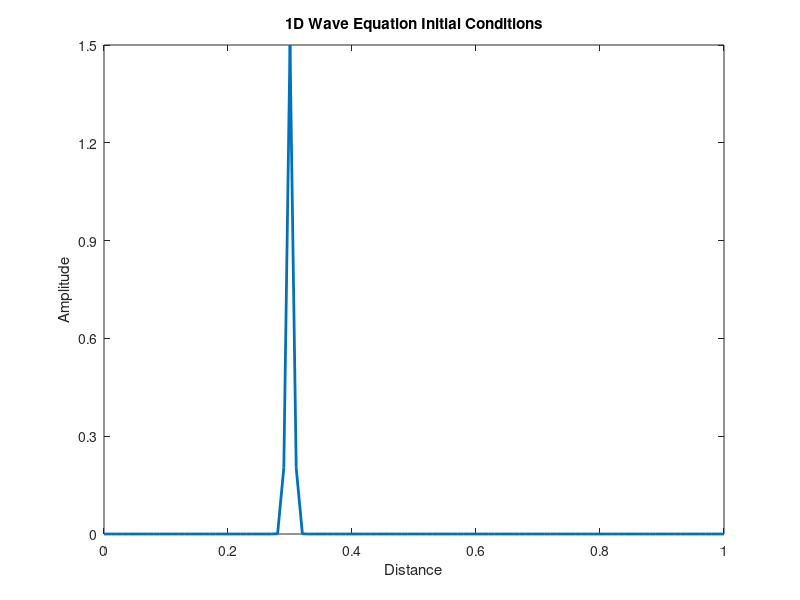
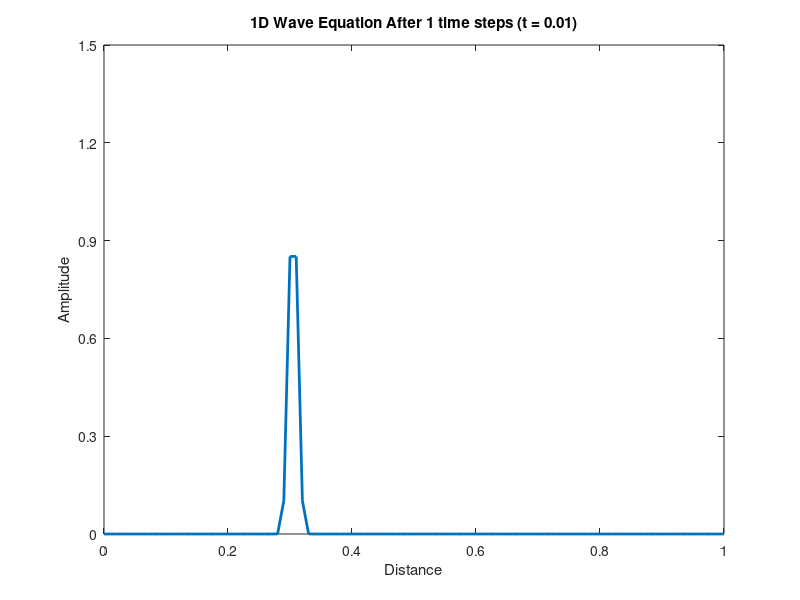

Write MATLAB code to recreate these figures, in order. (Note: this script raises an error after producing the figures.)

% CERI 7104/8104 Data Analysis in Geophysics
%
%
% solve 1D, unidirectional wave equation
%
% @author thgoebel, CERI U of Memphis
% -script modified from Eric Daub, http://www.ceri.memphis.edu/people/egdaub/teaching.html
clear;
close all;

%=======================1==================================================
%             TODO: set these parameters
%==========================================================================
% physical parameters: wave speed
c   = 0.5; %km/s

xmax = 1;
tmax = 1;

% boundary conditions
BC_l = 0;
BC_r = 0;
%%%   initial Gaussian pulse
A0     = 1.5;
loc    = 0.3; %mean
scale  = 0.005; %stdDev
% spatial increment
dx  = 0.01; %km

%----------------------additional params---------------------
% set up spatial grid
nx  = xmax/dx + 1;
a_x = linspace(0, xmax, nx); %spatial vector 

% time discretization
dt_dx = 0.5/c; % ratio between time step and spatial grid size
dt    = dt_dx*dx; % fixed value for dt/dx to ensure numerical stability
a_t   = 0:dt:tmax; %time vector
nt    = length(a_t); %number of time steps

%=======================2==================================================
%                  solve PDE
%==========================================================================
% Initial conditions
a_u    = A0*exp(-(a_x-loc).^2/(2*scale^2)); %initial amplitude profile  

tic; %tic toc keep track of computational time

% initialize amplitude matrix
m_u      = zeros(nx, nt);
a_unew = zeros(nx, 1);  %amplitude profile at new time step

% visualize the initial contitions in a plot before starting time loop
figure;
plot(a_x, a_u, 'LineWidth', 2);
xlabel('Distance' );
ylabel('Amplitude' );
title('1D Wave Equation Initial Conditions');
set(gca,'xlim',[0 1],'ylim',[0 A0]);
set(gca,'xtick',[0 0.2 0.4 0.6 0.8 1],'ytick',[0:.3:A0]); 
%saveas( fig,'hw2_wave_equation_initial_conditions.jpg');
pause(1);

fig = figure; %create figure and axis out here for updating plots
clf;
ax = axes;
for i_t=1:nt
    % boundary conditions
    a_u(1)   = BC_l;
    a_u(nx) = BC_r;
    for i_x = 2:nx % BD for spatial derivative
        a_unew(i_x) = a_u(i_x) - c*(dt_dx)*(a_u(i_x)-a_u(i_x-1));
    end
    a_u          = a_unew; %update amplitude profile
    m_u(:,i_t) = a_u;  % save amplitudes at each time step
    %=======================3==============================================
    %                     plots
    %======================================================================
    %  plot amplitudes at each time step
    lines = plot(ax, a_x, a_u, 'LineWidth', 2);
    % set plot properties
    xlabel(ax,'Distance' );
    ylabel(ax,'Amplitude' );
    % create title string with five elements
    plottitle = sprintf('%s%s%s%s%s','1D Wave Equation After ',num2str(i_t), ' time steps (t = ',num2str(dt*i_t), ')');
    title( plottitle );
    
    set(ax,'xlim',[0 1],'ylim',[0 A0]);
    set(ax,'xtick',[0 0.2 0.4 0.6 0.8 1],'ytick',[0:.3:A0]); 
    %saveas( fig,'hw2_wave_equation_%i.jpg');
    drawnow;
    frame = getframe(fig);
    im = frame2im(frame);
    [imind,cm] = rgb2ind(im,256);
    % Write to the GIF File
    if i_t == 1
        imwrite(imind,cm,'hw2_wave_equation.gif','gif', 'Loopcount',inf,'DelayTime',0.1);
    else
        imwrite(imind,cm,'hw2_wave_equation.gif','gif','WriteMode','append','DelayTime',0.1);
    end
    % to slow down the animation, uncomment the next line
    % pause(0.1);
end

toc;

% F2 - plot amplitude profile at all time steps
fig2 = figure('Position', [1 1 900 600]);
clf;
%---plot first, middle, last time step
ax1 = subplot(4,1,1);
plot2_1 = plot(ax1, a_x, m_u(:,1), 'LineWidth', 2);
xlabel(ax1,'Distance' );
ylabel(ax1,'Amplitude' );
title(ax1, 'Amplitude Profile at First Time Step');
set(ax1,'xlim',[0 1],'ylim',[0 A0]);
set(ax1,'xtick',[0 0.2 0.4 0.6 0.8 1],'ytick',[0:.3:A0]);
%---middle time step
ax2 = subplot(4,1,2);
mid_t = round(nt/2);
plot2_2 = plot(ax2, a_x, m_u(:,mid_t), 'LineWidth', 2);
xlabel(ax2,'Distance' );
ylabel(ax2,'Amplitude' );
title(ax2, sprintf('%s%s%s','Amplitude Profile at Middle Time Step (t = ',num2str(dt*mid_t),')'));
set(ax2,'xlim',[0 1],'ylim',[0 A0]);
set(ax2,'xtick',[0 0.2 0.4 0.6 0.8 1],'ytick',[0:.3:A0]);

%---last time step
ax3 = subplot(4,1,3);
plot2_3 = plot(ax3, a_x, m_u(:,nt), 'LineWidth', 2);
xlabel(ax3,'Distance' );
ylabel(ax3,'Amplitude' );
title(ax3, sprintf('%s%s%s','Amplitude Profile at Last Time Step (t = ',num2str(dt*nt),')'));
set(ax3,'xlim',[0 1],'ylim',[0 A0]);
set(ax3,'xtick',[0 0.2 0.4 0.6 0.8 1],'ytick',[0:.3:A0]);

%---all time steps
ax4 = subplot(4,1,4);
hold on;
for i_t=1:nt
    plot2_4 = plot(ax4, a_x, m_u(:,i_t), 'LineWidth', 1, 'Color', [0.5 0.5 0.5]);
end
xlabel(ax4,'Distance' );
ylabel(ax4,'Amplitude' );
title(ax4, 'Amplitude Profile at All Time Steps');
set(ax4,'xlim',[0 1],'ylim',[0 A0]);
set(ax4,'xtick',[0 0.2 0.4 0.6 0.8 1],'ytick',[0:.3:A0]);



%=======================4==================================================

% %TODO: plot pcolor of amplitude profiles
fig3 = figure('Position', [1 1 900 600]);
clf;
[m_x, m_t] = meshgrid( a_x, a_t);
plot3 = pcolor(m_x, m_t, flipud(m_u'));
shading interp; 
axis on
xlabel('Distance (km)' );
ylabel('Time (s)' );
cbar = colorbar('eastoutside');
colormap(jet(256));
cbar.Label.String = 'Amplitude';
plottitle = sprintf('%s%s%s','Wave Speed: ',num2str(c), 'km/s');
title(plottitle);